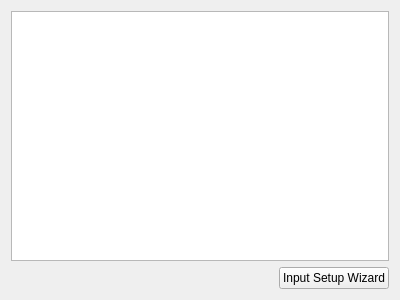
<?xml version="1.0" encoding="UTF-8"?>
<ui version="4.0">
 <class>PageAppSettings</class>
 <widget class="QWidget" name="PageAppSettings">
  <property name="geometry">
   <rect>
    <x>0</x>
    <y>0</y>
    <width>400</width>
    <height>300</height>
   </rect>
  </property>
  <property name="windowTitle">
   <string>Form</string>
  </property>
  <layout class="QVBoxLayout" name="verticalLayout">
   <item>
    <widget class="VTextBrowser" name="textEdit"/>
   </item>
   <item>
    <layout class="QHBoxLayout" name="buttonLayout">
     <item>
      <spacer name="horizontalSpacer">
       <property name="orientation">
        <enum>Qt::Horizontal</enum>
       </property>
       <property name="sizeHint" stdset="0">
        <size>
         <width>0</width>
         <height>0</height>
        </size>
       </property>
      </spacer>
     </item>
     <item>
      <widget class="QPushButton" name="appWizardButton">
       <property name="text">
        <string>Input Setup Wizard</string>
       </property>
       <property name="icon">
        <iconset resource="../res.qrc">
         <normaloff>:/res/icons/Wizard-96.png</normaloff>:/res/icons/Wizard-96.png</iconset>
       </property>
       <property name="primary" stdset="0">
        <bool>true</bool>
       </property>
      </widget>
     </item>
    </layout>
   </item>
  </layout>
 </widget>
 <customwidgets>
  <customwidget>
   <class>VTextBrowser</class>
   <extends>QTextEdit</extends>
   <header>widgets/vtextbrowser.h</header>
  </customwidget>
 </customwidgets>
 <resources>
  <include location="../res.qrc"/>
 </resources>
 <connections/>
</ui>
